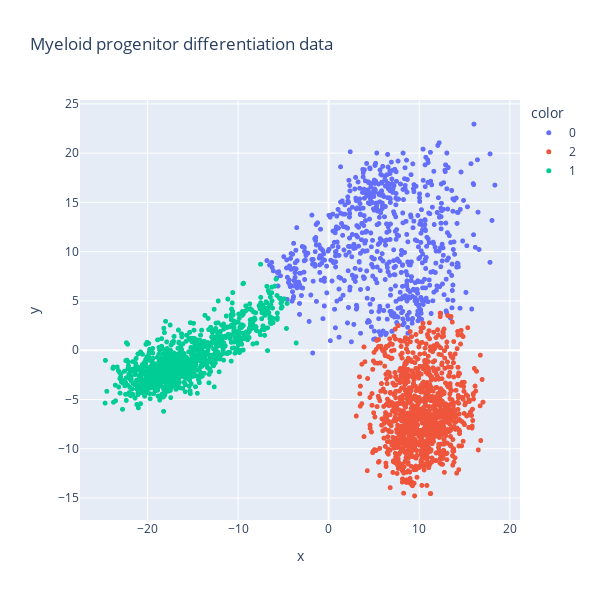

The code cell stored with this chart in its notebook:
### Markdown cell above
## Visualize

### Code cell
fig = px.scatter(
    x=adata.obsm["X_pca"][:, 0],
    y=adata.obsm["X_pca"][:, 1],
    color=adata.obs["cell_type"],
    title="Myeloid progenitor differentiation data",
    width=600,
    height=600,
)
fig.update_traces(marker=dict(size=5))
fig.show()

### Figure 1 — Plotly figure (JSON) as saved in the notebook; plotly's stock layout.template omitted (floating-point values rounded to 4 significant figures; data arrays with more than 128 entries replaced by an {"elided": "..."} marker saying what was removed)
{"data": [{"hovertemplate": "color=0<br>x=%{x}<br>y=%{y}<extra></extra>", "legendgroup": "0", "marker": {"color": "#636efa", "size": 5, "symbol": "circle"}, "mode": "markers", "name": "0", "showlegend": true, "type": "scattergl", "x": {"elided": "700 float values"}, "xaxis": "x", "y": {"elided": "700 float values"}, "yaxis": "y"}, {"hovertemplate": "color=2<br>x=%{x}<br>y=%{y}<extra></extra>", "legendgroup": "2", "marker": {"color": "#EF553B", "size": 5, "symbol": "circle"}, "mode": "markers", "name": "2", "showlegend": true, "type": "scattergl", "x": {"elided": "1072 float values"}, "xaxis": "x", "y": {"elided": "1072 float values"}, "yaxis": "y"}, {"hovertemplate": "color=1<br>x=%{x}<br>y=%{y}<extra></extra>", "legendgroup": "1", "marker": {"color": "#00cc96", "size": 5, "symbol": "circle"}, "mode": "markers", "name": "1", "showlegend": true, "type": "scattergl", "x": {"elided": "958 float values"}, "xaxis": "x", "y": {"elided": "958 float values"}, "yaxis": "y"}], "layout": {"height": 600, "legend": {"title": {"text": "color"}, "tracegroupgap": 0}, "title": {"text": "Myeloid progenitor differentiation data"}, "width": 600, "xaxis": {"anchor": "y", "domain": [0, 1], "title": {"text": "x"}}, "yaxis": {"anchor": "x", "domain": [0, 1], "title": {"text": "y"}}}}
